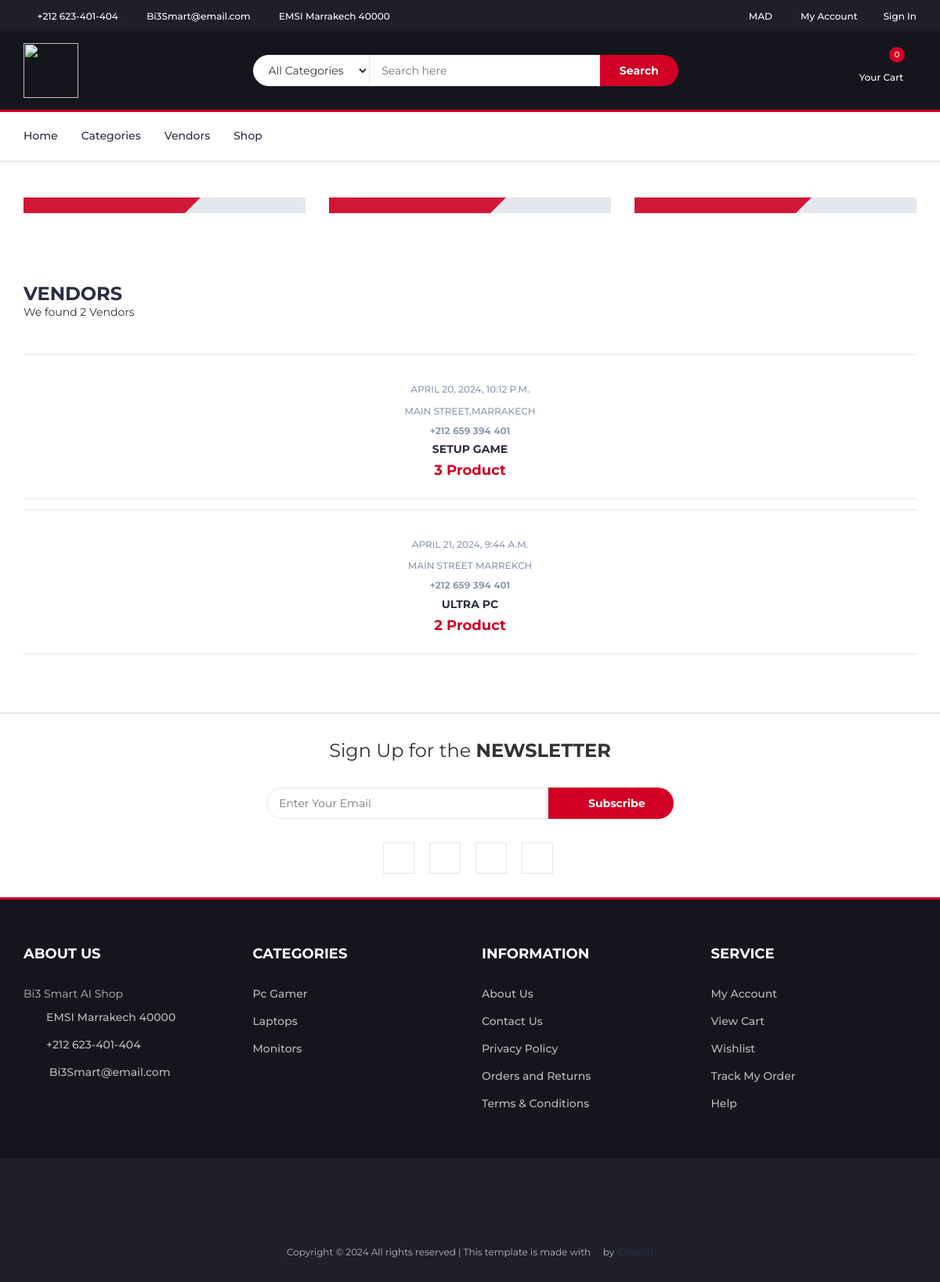
The app's page /vendors/ with its own data.
### core/models.py (models this page shows, shortened)
class Vendor(models.Model):
    v_id= ShortUUIDField(unique=True, length=10, max_length=20,prefix="ven",alphabet="abcdefghijklmnop123456789")
    title = models.CharField(max_length=100, default="Title Vendor")
    image = models.ImageField(upload_to=user_directory_path , default="vendor.jpg")
    cover_image = models.ImageField(upload_to=user_directory_path , default="vendor.jpg")
    description = CKEditor5Field(null=True, blank=True , default="This is the vendor")
    address = models.CharField(max_length=100, default="Main Street,Marrakech")
    contact = models.CharField(max_length=100, default="+212 659 394 401")
    chat_resp_time = models.CharField(max_length=100, default="100")
    shipping_on_time = models.CharField(max_length=100, default="100")
    authentic_rating = models.CharField(max_length=100, default="100")
    days_return = models.CharField(max_length=100, default="100")
    warranty_period = models.CharField(max_length=100, default="100")
    user = models.ForeignKey(User, on_delete=models.SET_NULL, null=True)
    date = models.DateTimeField(auto_now_add=True,null=True , blank=True)
    class Meta:
        verbose_name_plural = "Vendors"

class Category(models.Model):
    C_id= ShortUUIDField(unique=True, length=10, max_length=20,prefix="cat",alphabet="abcdefghijklmnop123456789")
    title = models.CharField(max_length=100,default="Title Category")
    image = models.ImageField(upload_to="category", default="category.jpg")
    class Meta:
        verbose_name_plural = "Categories"

### core/views.py (the view)
# urls.py: path("vendors/", vendor_list_view,name="vendors-list"),
def vendor_list_view(request):
    vendors = Vendor.objects.all()
    context = {
        "vendors": vendors,
    }
    return render(request,"core/vendor-list.html",context)

### core/context_processors.py (called while the page is built)
def default(request):
    categories = Category.objects.all()
    vendors = Vendor.objects.all()
    try:
        address = Address.objects.get(user=request.user)
    except:
        address =None
    return {
        'categories' : categories,
        'address':address,
        'vendors':vendors,
    }

### templates/core/vendor-list.html (shortened to what this page needs)
{% extends 'partials/base.html'%}
{% load static %}
{% block content %}
  <div class="section">
    <div class="container">
      <div class="row">
        <div class="col-md-4 col-xs-6">
          <div class="shop">
            <div class="shop-img">
            </div>
            <div class="shop-body">
            </div>
          </div>
        </div>
        <div class="col-md-4 col-xs-6">
          <div class="shop">
            <div class="shop-img">
            </div>
            <div class="shop-body">
            </div>
          </div>
        </div>
        <div class="col-md-4 col-xs-6">
          <div class="shop">
            <div class="shop-img">
            </div>
            <div class="shop-body">
            </div>
          </div>
        </div>
      </div>
    </div>
  </div>
  <div class="section">
    <div class="container">
      <div class="row">
        <div class="col-md-12">
          <div class="section-title">
            <h3 class="title">Vendors</h3>
            <p class="product-price">
                We found {{vendors.count}} Vendor{{vendors.count|pluralize:"s"}}
            </p>
            </div>
          </div>
        </div>
        <div class="col-md-12">
          <div class="row">
            <div class="products-tabs">
              <div id="tab1" class="tab-pane active">
                <div class="products-slick" data-nav="#slick-nav-1">
                  {% for vendor in vendors%}
                        <div class="product">
                          <a href="{% url 'core:vendor-list' vendor.v_id%}">
                            <div class="product-img">
                            </div>
                            <div class="product-body">
                              <p class="product-category">{{vendor.date}}</p>
                              <p class="product-category">{{vendor.address}}</p>
                              <h4 class="product-category">{{vendor.contact}}</h4>
                              <h3 class="product-name">
                                {{vendor.title}}
                              </h3>
                              <h4 class="product-price">
                                {{vendor.vendor.all.count}} Product{{category.category.count|pluralize:"s"}}
                              </h4>
                            </div>
                          </a>
                        </div>
                  {% endfor%}
                </div>
              </div>
            </div>
          </div>
        </div>
      </div>
    </div>
{% endblock content %}

### templates/partials/base.html (shortened to what this page needs)
{% load static %}
<!DOCTYPE html>
<html lang="en">
  <head>
    <link type="text/css" rel="stylesheet" href="{% static "assets/css/bootstrap.min.css" %}" />
    <link type="text/css" rel="stylesheet" href="{% static "assets/css/slick.css" %}" />
    <link type="text/css" rel="stylesheet" href="{% static "assets/css/slick-theme.css" %}" />
    <link type="text/css" rel="stylesheet" href="{% static "assets/css/nouislider.min.css" %}" />
    <link rel="stylesheet" href="{% static "assets/css/font-awesome.min.css" %}" />
    <link type="text/css" rel="stylesheet" href="{% static "assets/css/style.css" %}" />
  </head>
  <body>
    <header>
      <div id="top-header">
        <div class="container">
          <ul class="header-links pull-left">
            <li>
              <a href="#"><i class="fa fa-phone"></i> +212 623-401-404</a>
            </li>
            <li>
              <a href="#"><i class="fa fa-envelope-o"></i> Bi3Smart@email.com</a>
            </li>
            <li>
              <a href="#"
                ><i class="fa fa-map-marker"></i> EMSI Marrakech 40000</a
              >
            </li>
          </ul>
          <ul class="header-links pull-right">
            <li>
              <a href="#"><i class="fa fa-dollar"></i> MAD</a>
            </li>
            <li>
              <a href="#"><i class="fa fa-user-o"></i> My Account</a>
            </li>
            {% if request.user.is_authenticated %}
            <li>
              <a href="{% url 'userauths:sign-out'%}"><i class="fa fa-sign-out"></i>Sign Out</a>
            </li>
            {%else%}
            <li>
              <a href="{% url 'userauths:sign-in'%}"><i class="fa fa-sign-in"></i>Sign In</a>
            </li>
            {%endif%}
          </ul>
        </div>
      </div>
      <div id="header">
        <div class="container">
          <div class="row">
            <div class="col-md-3">
              <div class="header-logo">
                <a href="{% url 'core:index' %}" class="logo">
                  <img src="{% static "assets/img/logo.svg" %}" alt="" width="70" height="70" />
                </a>
              </div>
            </div>
            <div class="col-md-6">
              <div class="header-search">
                  <form action="{% url 'core:search' %}" method="GET">
                      <select class="input-select" name="category">
                          <option value="0">All Categories</option>
                      </select>
                      <input class="input" type="text" name="q" placeholder="Search here" />
                      <button type="submit" class="search-btn">Search</button>
                  </form>
              </div>
          </div>
            <div class="col-md-3 clearfix">
              <div class="header-ctn">
                <div class="dropdown">
                  <a class="dropdown-toggle" data-toggle="dropdown" aria-expanded="true" href="{% url 'core:cart' %}">
                    <i class="fa fa-shopping-cart"></i>
                    <span>Your Cart</span>
                    <div class="qty cart-items-count" id="cart-items-count">{{request.session.cart_data_obj|length}}</div>
                  </a>
                </div>
              </div>
            </div>
          </div>
        </div>
      </div>
    </header>
  <nav id="navigation">
    <div class="container">
      <div id="responsive-nav">
        <ul class="main-nav nav navbar-nav">
          <li><a href="{% url 'core:index' %}">Home</a></li>
          <li><a href="{% url 'core:category_list' %}">Categories</a></li>
          <li><a href="{% url 'core:vendors-list' %}">Vendors</a></li>
          <li><a href="{% url 'core:product_list' %}">Shop</a></li>
        </ul>
      </div>
    </div>
  </nav>
{% block content %}
{% endblock content %}
 <div id="newsletter" class="section">
  <div class="container">
    <div class="row">
      <div class="col-md-12">
        <div class="newsletter">
          <p>Sign Up for the <strong>NEWSLETTER</strong></p>
          <form>
            <input
              class="input"
              type="email"
              placeholder="Enter Your Email"
            />
            <button class="newsletter-btn">
              <i class="fa fa-envelope"></i> Subscribe
            </button>
          </form>
          <ul class="newsletter-follow">
            <ul class="list-inline">
              <li>
                  <a href="#"><i class="fa fa-facebook" style="color: #3b5998;"></i></a>
              </li>
              <li>
                  <a href="#"><i class="fa fa-twitter" style="color: #55acee;"></i></a>
              </li>
              <li>
                  <a href="#"><i class="fa fa-instagram" style="color: #ac2bac;"></i></a>
              </li>
              <li>
                  <a href="#"><i class="fa fa-whatsapp" style="color: #25d366;"></i></a>
              </li>
          </ul>
          </ul>
        </div>
      </div>
    </div>
  </div>
</div>
<footer id="footer">
    <div class="section">
      <div class="container">
        <div class="row">
          <div class="col-md-3 col-xs-6">
            <div class="footer">
              <h3 class="footer-title">About Us</h3>
              <p>
                Bi3 Smart AI Shop
              </p>
              <ul class="footer-links">
                <li>
                  <a href="#"
                    ><i class="fa fa-map-marker"></i>EMSI Marrakech 40000</a
                  >
                </li>
                <li>
                  <a href="#"><i class="fa fa-phone"></i>+212 623-401-404</a>
                </li>
                <li>
                  <a href="#"
                    ><i class="fa fa-envelope-o"></i> Bi3Smart@email.com</a
                  >
                </li>
              </ul>
            </div>
          </div>
          <div class="col-md-3 col-xs-6">
            <div class="footer">
              <h3 class="footer-title">Categories</h3>
              <ul class="footer-links">
                {% for category in categories%}
                  <li><a data-toggle="tab" href="{% url 'core:category_product_list' category.C_id %}">{{category.title}}</a></li>
                {%endfor%}
              </ul>
            </div>
          </div>
          <div class="col-md-3 col-xs-6">
            <div class="footer">
              <h3 class="footer-title">Information</h3>
              <ul class="footer-links">
                <li><a href="#">About Us</a></li>
                <li><a href="#">Contact Us</a></li>
                <li><a href="#">Privacy Policy</a></li>
                <li><a href="#">Orders and Returns</a></li>
                <li><a href="#">Terms & Conditions</a></li>
              </ul>
            </div>
          </div>
          <div class="col-md-3 col-xs-6">
            <div class="footer">
              <h3 class="footer-title">Service</h3>
              <ul class="footer-links">
                <li><a href="#">My Account</a></li>
                <li><a href="#">View Cart</a></li>
                <li><a href="#">Wishlist</a></li>
                <li><a href="#">Track My Order</a></li>
                <li><a href="#">Help</a></li>
              </ul>
            </div>
          </div>
        </div>
      </div>
    </div>
    <div id="bottom-footer" class="section">
      <div class="container">
        <div class="row">
          <div class="col-md-12 text-center">
            <ul class="footer-payments">
              <li>
                <a href="#"><i class="fa fa-cc-visa"></i></a>
              </li>
              <li>
                <a href="#"><i class="fa fa-credit-card"></i></a>
              </li>
              <li>
                <a href="#"><i class="fa fa-cc-paypal"></i></a>
              </li>
              <li>
                <a href="#"><i class="fa fa-cc-mastercard"></i></a>
              </li>
              <li>
                <a href="#"><i class="fa fa-cc-discover"></i></a>
              </li>
              <li>
                <a href="#"><i class="fa fa-cc-amex"></i></a>
              </li>
            </ul>
            <span class="copyright">
              Copyright &copy;
              All rights reserved | This template is made with
              <i class="fa fa-heart-o" aria-hidden="true"></i> by
              <a href="https://colorlib.com" target="_blank">Colorlib</a>
            </span>
          </div>
        </div>
      </div>
    </div>
  </footer>
</body>
</html>

### records on screen
Vendor: date "APRIL 20, 2024, 10:12 P.M.", address "MAIN STREET,MARRAKECH", contact "+212 659 394 401", title "SETUP GAME", vendor.all.count "3"
Vendor: date "APRIL 21, 2024, 9:44 A.M.", address "MAIN STREET MARREKCH", contact "+212 659 394 401", title "ULTRA PC", vendor.all.count "2"
Category: title "Pc Gamer"
Category: title "Laptops"
Category: title "Monitors"

### other values on screen
{{ request.session.cart_data_obj|length }} "0"
{{ vendors.count }} "2"
